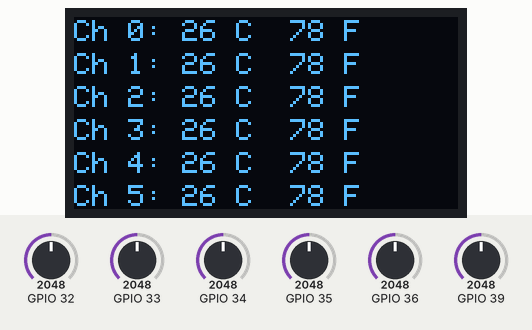
Recording of a sketch running on a simulated ESP32. Parts: 128×64 one-colour display. The test bench sets the inputs (shaded band); at power-on: GPIO 32 = 2048, GPIO 33 = 2048, GPIO 34 = 2048, GPIO 35 = 2048, GPIO 36 = 2048, GPIO 39 = 2048. WiFi joins after 1.5 s; servers stay silent unless stated; what the sketch prints to the serial monitor is not drawn.

Above: at 10.8 s.
10.9 s: GPIO 32 set to 2866
At 12.2 s:
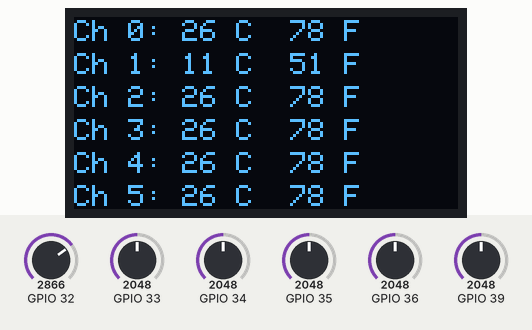
13.3 s: GPIO 33 set to 2866
At 15.6 s:
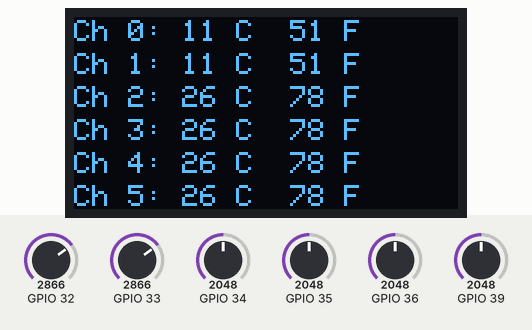
16.3 s: GPIO 34 set to 2866
At 19.0 s:
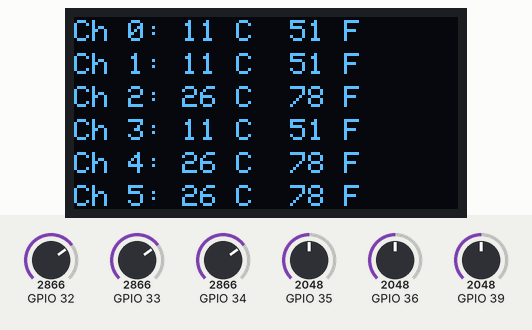
19.3 s: GPIO 35 set to 2866
At 22.0 s:
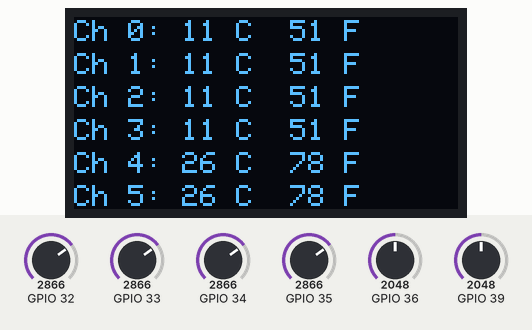
22.3 s: GPIO 36 set to 2866
At 23.5 s:
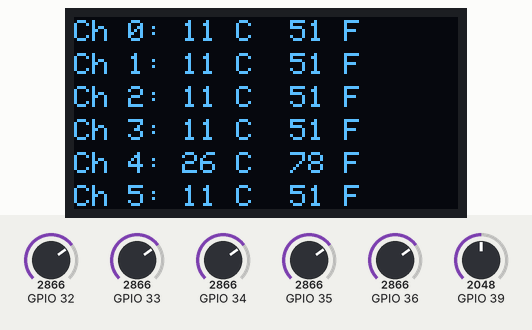
24.2 s: GPIO 39 set to 2866
At 26.8 s:
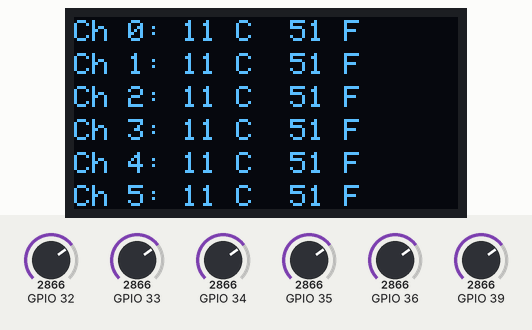
Timing chart, 0 to 28.2 s (numbered marks = the images above; inputs shaded):
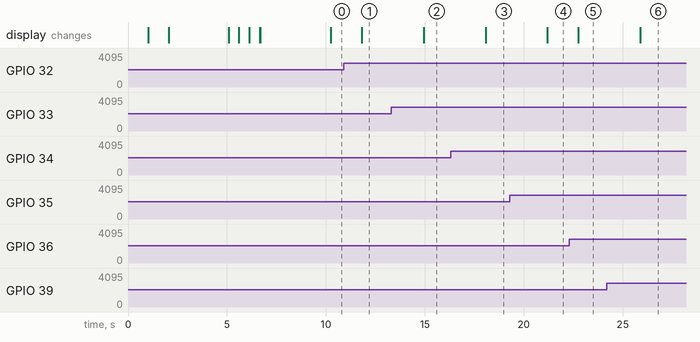

The sketch:

ESP-BBQ.ino
```cpp
// Include libraries
#include <WiFi.h>
#include <ESPAsyncWebServer.h>
#include <SPI.h>
#include <Wire.h>
#include <Adafruit_GFX.h>
#include <Adafruit_SH110X.h>

// OLED information
#define I2C_ADDRESS 0x3C
#define SCREEN_WIDTH 128
#define SCREEN_HEIGHT 64
#define OLED_RESET -1
Adafruit_SH1106G display = Adafruit_SH1106G(SCREEN_WIDTH, SCREEN_HEIGHT, &Wire, OLED_RESET);

// Number of ADC samples for temperature calculation
const int samples = 50;

// Define input channels
#define CH0_INPUT 33
#define CH1_INPUT 32
#define CH2_INPUT 35
#define CH3_INPUT 34
#define CH4_INPUT 39
#define CH5_INPUT 36

// Define resistor and steinhart values
float RESISTOR = 99700;
float STEINHART_A = 0.5508197510e-3;
float STEINHART_B = 2.381337093e-4;
float STEINHART_C = 0.3546777196e-7;

// String temperature variables
String cal_temp_ch0_F = "";
String cal_temp_ch1_F = "";
String cal_temp_ch2_F = "";
String cal_temp_ch3_F = "";
String cal_temp_ch4_F = "";
String cal_temp_ch5_F = "";

// Splash screen logo bitmap, 128x64px
const unsigned char splash_bitmap [] PROGMEM = {
0x00, 0x00, 0x00, 0x00, 0x00, 0x00, 0x00, 0x00, 0x00, 0x00, 0x00, 0x00, 0x00, 0x00, 0x00, 0x00,
0x00, 0x00, 0x00, 0x00, 0x00, 0x00, 0x00, 0x00, 0x00, 0x00, 0x00, 0x00, 0x00, 0x00, 0x00, 0x00,
0x00, 0x00, 0x00, 0x00, 0x00, 0x00, 0x00, 0x00, 0x00, 0x00, 0x00, 0x00, 0x00, 0x20, 0x00, 0x00,
0x00, 0x00, 0x00, 0x00, 0x00, 0x00, 0x00, 0x00, 0x00, 0x00, 0x00, 0x00, 0x00, 0x20, 0x00, 0x00,
0x00, 0x00, 0x00, 0x00, 0x00, 0x00, 0x00, 0x00, 0x00, 0x00, 0x00, 0x00, 0x00, 0xf8, 0x00, 0x00,
0x00, 0x00, 0x00, 0x00, 0x00, 0x00, 0x00, 0x00, 0x00, 0x00, 0x00, 0x00, 0x0f, 0xff, 0x80, 0x00,
0x00, 0x00, 0x00, 0x00, 0x00, 0x00, 0x00, 0x00, 0x00, 0x00, 0x00, 0x00, 0x1f, 0x07, 0xc0, 0x00,
0x00, 0x00, 0x00, 0x00, 0x00, 0x00, 0x00, 0x00, 0x00, 0x00, 0x00, 0x00, 0x38, 0x00, 0xe0, 0x00,
0x00, 0x00, 0x00, 0x00, 0x00, 0x00, 0x00, 0x00, 0x00, 0x00, 0x00, 0x00, 0x70, 0x00, 0x70, 0x00,
0x00, 0x00, 0x00, 0x00, 0x00, 0x00, 0x00, 0x00, 0x00, 0x00, 0x00, 0x00, 0xe0, 0x00, 0x38, 0x00,
0x00, 0x00, 0x00, 0x00, 0x00, 0x00, 0x00, 0x00, 0x00, 0x00, 0x00, 0x00, 0xc0, 0x00, 0x18, 0x00,
0x00, 0x00, 0x00, 0x00, 0x00, 0x00, 0x00, 0x00, 0x00, 0x00, 0x00, 0x00, 0xc0, 0x00, 0x18, 0x00,
0x00, 0x00, 0x00, 0x00, 0x00, 0x00, 0x00, 0x00, 0x00, 0x00, 0x00, 0x00, 0xff, 0xff, 0xf8, 0x00,
0x00, 0x00, 0x00, 0x00, 0x00, 0x00, 0x00, 0x00, 0x00, 0x00, 0x00, 0x00, 0xff, 0xff, 0xf8, 0x00,
0x00, 0x00, 0x00, 0x00, 0x00, 0x00, 0x00, 0x00, 0x00, 0x00, 0x00, 0x00, 0xc0, 0x00, 0x18, 0x00,
0x00, 0x00, 0x00, 0x00, 0x00, 0x00, 0x00, 0x00, 0x00, 0x00, 0x00, 0x00, 0xc0, 0x00, 0x18, 0x00,
0x00, 0x00, 0x00, 0x00, 0x00, 0x00, 0x00, 0x00, 0x00, 0x00, 0x00, 0x00, 0xcf, 0xff, 0x98, 0x00,
0x00, 0x00, 0x00, 0x00, 0x00, 0x00, 0x00, 0x00, 0x00, 0x00, 0x00, 0x00, 0xcf, 0xff, 0x98, 0x00,
0x00, 0x00, 0x00, 0x00, 0x00, 0x00, 0x00, 0x00, 0x00, 0x00, 0x00, 0x00, 0xcc, 0x01, 0x98, 0x00,
0x00, 0x00, 0x00, 0x00, 0x00, 0x00, 0x00, 0x00, 0x00, 0x00, 0x00, 0x00, 0xcc, 0x01, 0x98, 0x00,
0x00, 0x00, 0x00, 0x00, 0x00, 0x00, 0x00, 0x00, 0x00, 0x00, 0x00, 0x00, 0xcc, 0x01, 0x98, 0x00,
0x00, 0x60, 0x1b, 0x01, 0xfd, 0x81, 0xfc, 0xfe, 0x3f, 0x80, 0x00, 0x00, 0xcc, 0x01, 0x98, 0x00,
0x00, 0x60, 0x18, 0x01, 0x80, 0x01, 0x86, 0xc3, 0x60, 0xc0, 0x00, 0x00, 0xcf, 0xff, 0x98, 0x00,
0x00, 0x33, 0x30, 0x01, 0x80, 0x01, 0x86, 0xc3, 0x60, 0xc0, 0x00, 0x00, 0xcf, 0xff, 0x98, 0x00,
0x00, 0x33, 0x33, 0x01, 0x81, 0x81, 0x86, 0xc3, 0x60, 0xc0, 0x00, 0x00, 0xc0, 0x00, 0x18, 0x00,
0x00, 0x33, 0x33, 0x01, 0xf9, 0x81, 0xfc, 0xfe, 0x60, 0xc0, 0x00, 0x00, 0xc0, 0x00, 0x18, 0x00,
0x00, 0x1f, 0xe3, 0x3d, 0x81, 0x81, 0x86, 0xc3, 0x60, 0xc0, 0x00, 0x00, 0xc0, 0x00, 0x18, 0x00,
0x00, 0x1f, 0xe3, 0x01, 0x81, 0x81, 0x86, 0xc3, 0x63, 0xc0, 0x00, 0x00, 0xc0, 0x00, 0x18, 0x00,
0x00, 0x0c, 0xc3, 0x01, 0x81, 0x81, 0x86, 0xc3, 0x61, 0xc0, 0x00, 0x00, 0xc0, 0x00, 0x18, 0x00,
0x00, 0x0c, 0xc3, 0x01, 0x81, 0x81, 0xfc, 0xfe, 0x3f, 0x80, 0x00, 0x00, 0xcf, 0xff, 0x98, 0x00,
0x00, 0x00, 0x00, 0x00, 0x00, 0x00, 0x00, 0x00, 0x00, 0xc0, 0x00, 0x00, 0xcf, 0xff, 0x98, 0x00,
0x00, 0x00, 0x00, 0x00, 0x00, 0x00, 0x00, 0x00, 0x00, 0x00, 0x00, 0x00, 0xcc, 0x01, 0x98, 0x00,
0x00, 0x00, 0x00, 0x00, 0x00, 0x00, 0x00, 0x00, 0x00, 0x00, 0x00, 0x00, 0xcc, 0x01, 0x98, 0x00,
0x00, 0x00, 0x00, 0x00, 0x00, 0x00, 0x00, 0x00, 0x00, 0x00, 0x00, 0x00, 0xcc, 0x01, 0x98, 0x00,
0x00, 0x7f, 0xb0, 0x00, 0x00, 0x00, 0x00, 0x00, 0x00, 0x00, 0x00, 0x00, 0xcc, 0x01, 0x98, 0x00,
0x00, 0x0c, 0x30, 0x00, 0x00, 0x00, 0x00, 0x00, 0x00, 0x30, 0x00, 0x00, 0xcf, 0xff, 0x98, 0x00,
0x00, 0x0c, 0x30, 0x00, 0x00, 0x00, 0x00, 0x00, 0x00, 0x30, 0x00, 0x00, 0xcf, 0xff, 0x98, 0x00,
0x00, 0x0c, 0x3f, 0x1e, 0x7b, 0xfe, 0x3c, 0xff, 0x8f, 0x39, 0xe7, 0x80, 0xc0, 0x00, 0x18, 0x00,
0x00, 0x0c, 0x39, 0xb3, 0x63, 0x33, 0x66, 0xcc, 0xd9, 0xb3, 0x36, 0x00, 0xc0, 0x00, 0x18, 0x00,
0x00, 0x0c, 0x31, 0xbf, 0x63, 0x33, 0x66, 0xcc, 0xdf, 0xb3, 0xf6, 0x00, 0xff, 0xff, 0xf8, 0x00,
0x00, 0x0c, 0x31, 0xb0, 0x63, 0x33, 0x66, 0xcc, 0xd8, 0x33, 0x06, 0x00, 0xff, 0xff, 0xf8, 0x00,
0x00, 0x0c, 0x31, 0xb3, 0x63, 0x33, 0x66, 0xcc, 0xd9, 0xb3, 0x36, 0x00, 0xc0, 0x00, 0x18, 0x00,
0x00, 0x0c, 0x31, 0x9e, 0x63, 0x33, 0x3c, 0xcc, 0xcf, 0x19, 0xe6, 0x00, 0xc0, 0x00, 0x18, 0x00,
0x00, 0x00, 0x00, 0x00, 0x00, 0x00, 0x00, 0x00, 0x00, 0x00, 0x00, 0x00, 0xe0, 0x00, 0x38, 0x00,
0x00, 0x00, 0x00, 0x00, 0x00, 0x00, 0x00, 0x00, 0x00, 0x00, 0x00, 0x00, 0x70, 0x00, 0x70, 0x00,
0x00, 0x00, 0x00, 0x00, 0x00, 0x00, 0x00, 0x00, 0x00, 0x00, 0x00, 0x00, 0x38, 0x00, 0xe0, 0x00,
0x00, 0x00, 0x00, 0x00, 0x00, 0x00, 0x00, 0x00, 0x00, 0x00, 0x00, 0x00, 0x1f, 0x07, 0xc0, 0x00,
0x00, 0x00, 0x00, 0x00, 0x00, 0x00, 0x00, 0x00, 0x00, 0x00, 0x00, 0x00, 0x1f, 0xff, 0xc0, 0x00,
0x00, 0x00, 0x00, 0x00, 0x00, 0x00, 0x00, 0x00, 0x00, 0x00, 0x00, 0x00, 0x30, 0xf8, 0x60, 0x00,
0x00, 0x00, 0x00, 0x00, 0x00, 0x00, 0x00, 0x00, 0x00, 0x00, 0x00, 0x00, 0x30, 0x00, 0x60, 0x00,
0x00, 0x00, 0x00, 0x00, 0x00, 0x00, 0x00, 0x00, 0x00, 0x00, 0x00, 0x00, 0x30, 0x00, 0x60, 0x00,
0x00, 0x00, 0x00, 0x00, 0x00, 0x00, 0x00, 0x00, 0x00, 0x00, 0x00, 0x00, 0x30, 0x00, 0x60, 0x00,
0x00, 0x00, 0x00, 0x00, 0x00, 0x00, 0x00, 0x00, 0x00, 0x00, 0x00, 0x00, 0x60, 0x00, 0x30, 0x00,
0x00, 0x00, 0x00, 0x00, 0x00, 0x00, 0x00, 0x00, 0x00, 0x00, 0x00, 0x00, 0x60, 0x00, 0x30, 0x00,
0x00, 0x00, 0x00, 0x00, 0x00, 0x00, 0x00, 0x00, 0x00, 0x00, 0x00, 0x00, 0xc0, 0x00, 0x18, 0x00,
0x00, 0x00, 0x00, 0x00, 0x00, 0x00, 0x00, 0x00, 0x00, 0x00, 0x00, 0x00, 0xc0, 0x00, 0x18, 0x00,
0x00, 0x00, 0x00, 0x00, 0x00, 0x00, 0x00, 0x00, 0x00, 0x00, 0x00, 0x00, 0xc0, 0x00, 0x18, 0x00,
0x00, 0x00, 0x00, 0x00, 0x00, 0x00, 0x00, 0x00, 0x00, 0x00, 0x00, 0x00, 0xc0, 0x00, 0x18, 0x00,
0x00, 0x00, 0x00, 0x00, 0x00, 0x00, 0x00, 0x00, 0x00, 0x00, 0x00, 0x00, 0xc0, 0x00, 0x18, 0x00,
0x00, 0x00, 0x00, 0x00, 0x00, 0x00, 0x00, 0x00, 0x00, 0x00, 0x00, 0x01, 0xc0, 0x00, 0x1c, 0x00,
0x00, 0x00, 0x00, 0x00, 0x00, 0x00, 0x00, 0x00, 0x00, 0x00, 0x00, 0x01, 0x80, 0x00, 0x0c, 0x00,
0x00, 0x00, 0x00, 0x00, 0x00, 0x00, 0x00, 0x00, 0x00, 0x00, 0x00, 0x01, 0x00, 0x00, 0x04, 0x00,
0x00, 0x00, 0x00, 0x00, 0x00, 0x00, 0x00, 0x00, 0x00, 0x00, 0x00, 0x00, 0x00, 0x00, 0x00, 0x00,
0x00, 0x00, 0x00, 0x00, 0x00, 0x00, 0x00, 0x00, 0x00, 0x00, 0x00, 0x00, 0x00, 0x00, 0x00, 0x00
};

// WiFi information.
const char* ssid = "Replace with SSID";
const char* password = "Replace with password";
AsyncWebServer server(80);

// Functions
double analogReadAverage(int channel_pin) {
  int i;
  int maxValue = 0;
  int minValue = 5000;
  double sumValue = 0;
  double result;
  int reading;
  for (i = 0; i < 8; i++) {
    reading = analogRead(channel_pin);
    sumValue += (double)reading;
    if (reading > maxValue) maxValue = reading;
    if (reading < minValue) minValue = reading;
  }
  result = (sumValue - (double)maxValue - (double)minValue) / 6;
  return result;
}

double calculateResistance(int channel_pin) {
  double resistanceNTC = 0;
  int x;
  for (x = 0; x < samples; x++) {
    resistanceNTC += analogReadAverage(channel_pin);
  }
  resistanceNTC /= samples;
  resistanceNTC = (float)(RESISTOR * resistanceNTC) / (4095 - resistanceNTC);
  return resistanceNTC;
}

String calTempF(int channel_pin) {
  float R = calculateResistance(channel_pin);
  float temp_K = 1.0 / (STEINHART_A + (STEINHART_B * log(R)) + (STEINHART_C * pow(log(R), 3.0)));
  float temp_C = round(temp_K - 273.15);
  int cal_temp_C = round(4.95152 + 0.7959 * temp_C);
  if (cal_temp_C < -100) {
    String cal_temp_F = "No probe connected";
    return String(cal_temp_F);
  } else {
    String cal_temp_F = String(round(cal_temp_C * 9 / 5 + 32));
    return String(cal_temp_F);
  }
}

// html code
const char index_html[] PROGMEM = R"rawliteral(
<!DOCTYPE HTML><html>
<head>
  <meta name="viewport" content="width=device-width, initial-scale=1">
  <link rel="stylesheet" href="https://use.fontawesome.com/releases/v5.7.2/css/all.css" integrity="sha384-fnmOCqbTlWIlj8LyTjo7mOUStjsKC4pOpQbqyi7RrhN7udi9RwhKkMHpvLbHG9Sr" crossorigin="anonymous">
  <style>
    html {
     font-family: Arial;
     display: inline-block;
     margin: 15px auto;
     text-align: center;
    }
  </style>
</head>
<body>
  <h1>Smoker Temperature</h1>
  <table style="width: 80.1867; border-collapse: collapse; margin-left: auto; margin-right: auto;" border="0">
  <tbody>
    <tr>
    <td><strong>Channel 0&nbsp;&nbsp;&nbsp;&nbsp;&nbsp;&nbsp;&nbsp;&nbsp;&nbsp;&nbsp;&nbsp;&nbsp;</strong></td>
    <td id="ch0tempf" style="text-align:right;">%CH0TEMPF%</td>
    <td>&nbsp;&nbsp;&deg;F</td>
    </tr>
    <tr>
    <td><strong>Channel 1&nbsp;&nbsp;&nbsp;&nbsp;&nbsp;&nbsp;&nbsp;&nbsp;&nbsp;&nbsp;&nbsp;&nbsp;</strong></td>
    <td id="ch1tempf" style="text-align:right;">%CH1TEMPF%</td>
    <td>&nbsp;&nbsp;&deg;F</td>
    </tr>
    <tr>
    <td><strong>Channel 2&nbsp;&nbsp;&nbsp;&nbsp;&nbsp;&nbsp;&nbsp;&nbsp;&nbsp;&nbsp;&nbsp;&nbsp;</strong></td>
    <td id="ch2tempf" style="text-align:right;">%CH2TEMPF%</td>
    <td>&nbsp;&nbsp;&deg;F</td>
    </tr>
    <tr>
    <td><strong>Channel 3&nbsp;&nbsp;&nbsp;&nbsp;&nbsp;&nbsp;&nbsp;&nbsp;&nbsp;&nbsp;&nbsp;&nbsp;</strong></td>
    <td id="ch3tempf" style="text-align:right;">%CH3TEMPF%</td>
    <td>&nbsp;&nbsp;&deg;F</td>
    </tr>
    <tr>
    <td><strong>Channel 4&nbsp;&nbsp;&nbsp;&nbsp;&nbsp;&nbsp;&nbsp;&nbsp;&nbsp;&nbsp;&nbsp;&nbsp;</strong></td>
    <td id="ch4tempf" style="text-align:right;">%CH4TEMPF%</td>
    <td>&nbsp;&nbsp;&deg;F</td>
    </tr>
    <tr>
    <td><strong>Channel 5&nbsp;&nbsp;&nbsp;&nbsp;&nbsp;&nbsp;&nbsp;&nbsp;&nbsp;&nbsp;&nbsp;&nbsp;</strong></td>
    <td id="ch5tempf" style="text-align:right;">%CH5TEMPF%</td>
    <td>&nbsp;&nbsp;&deg;F</td>
    </tr>
  </tbody>
  </table>
</body>
<script>
setInterval(function ( ) {
  var xhttp = new XMLHttpRequest();
  xhttp.onreadystatechange = function() {
    if (this.readyState == 4 && this.status == 200) {
      document.getElementById("ch0tempf").innerHTML = this.responseText;
    }
  };
  xhttp.open("GET", "/ch0tempf", true);
  xhttp.send();
}, 1000) ;
setInterval(function ( ) {
  var xhttp = new XMLHttpRequest();
  xhttp.onreadystatechange = function() {
    if (this.readyState == 4 && this.status == 200) {
      document.getElementById("ch1tempf").innerHTML = this.responseText;
    }
  };
  xhttp.open("GET", "/ch1tempf", true);
  xhttp.send();
}, 1000) ;
setInterval(function ( ) {
  var xhttp = new XMLHttpRequest();
  xhttp.onreadystatechange = function() {
    if (this.readyState == 4 && this.status == 200) {
      document.getElementById("ch2tempf").innerHTML = this.responseText;
    }
  };
  xhttp.open("GET", "/ch2tempf", true);
  xhttp.send();
}, 1000) ;
setInterval(function ( ) {
  var xhttp = new XMLHttpRequest();
  xhttp.onreadystatechange = function() {
    if (this.readyState == 4 && this.status == 200) {
      document.getElementById("ch3tempf").innerHTML = this.responseText;
    }
  };
  xhttp.open("GET", "/ch3tempf", true);
  xhttp.send();
}, 1000) ;
setInterval(function ( ) {
  var xhttp = new XMLHttpRequest();
  xhttp.onreadystatechange = function() {
    if (this.readyState == 4 && this.status == 200) {
      document.getElementById("ch4tempf").innerHTML = this.responseText;
    }
  };
  xhttp.open("GET", "/ch4tempf", true);
  xhttp.send();
}, 1000) ;
setInterval(function ( ) {
  var xhttp = new XMLHttpRequest();
  xhttp.onreadystatechange = function() {
    if (this.readyState == 4 && this.status == 200) {
      document.getElementById("ch5tempf").innerHTML = this.responseText;
    }
  };
  xhttp.open("GET", "/ch5tempf", true);
  xhttp.send();
}, 1000) ;
</script>
</html>)rawliteral";

// Replace html placeholders
String processor(const String& var){
  //Serial.println(var);
  if (var == "CH0TEMPF"){
    return cal_temp_ch0_F;
  }
  else if (var == "CH1TEMPF"){
    return cal_temp_ch1_F;
  }
  else if (var == "CH2TEMPF") {
    return cal_temp_ch2_F;
  }
  else if (var == "CH3TEMPF") {
    return cal_temp_ch3_F;
  }
  else if (var == "CH4TEMPF") {
    return cal_temp_ch4_F;
  }
  else if (var == "CH5TEMPF") {
    return cal_temp_ch5_F;
  }
  return String();
}

void setup() {
  Serial.begin(115200);
  delay(1000);
  analogSetAttenuation(ADC_11db);
  display.begin(I2C_ADDRESS, true);
  delay(1000);
  display.clearDisplay();
  display.drawBitmap(0, 0, splash_bitmap, 128, 64, SH110X_WHITE);
  display.display();
  delay(3000);
  display.clearDisplay();
  display.setTextSize(1);
  display.setTextColor(SH110X_WHITE);
  display.setCursor(0, 0);
  WiFi.begin(ssid, password);
  Serial.println("Connecting to WiFi");
  display.println("Connecting to WiFi");
  display.display();
  while (WiFi.status() != WL_CONNECTED) {
    delay(500);
    Serial.print(".");
    display.print(".");
    display.display();
  }
  Serial.println();
  display.clearDisplay();
  display.setCursor(0, 0);
  Serial.println(WiFi.localIP());
  display.println("Available at");
  display.println();
  display.println(WiFi.localIP());
  display.display();
  delay(3000);

  // Route for root / web page
  server.on("/", HTTP_GET, [](AsyncWebServerRequest *request){
    request->send_P(200, "text/html", index_html, processor);
  });
  server.on("/ch0tempf", HTTP_GET, [](AsyncWebServerRequest *request){
    request->send_P(200, "text/plain", calTempF(CH0_INPUT).c_str());
  });
  server.on("/ch1tempf", HTTP_GET, [](AsyncWebServerRequest *request){
    request->send_P(200, "text/plain", calTempF(CH1_INPUT).c_str());
  });
  server.on("/ch2tempf", HTTP_GET, [](AsyncWebServerRequest *request){
    request->send_P(200, "text/plain", calTempF(CH2_INPUT).c_str());
  });
  server.on("/ch3tempf", HTTP_GET, [](AsyncWebServerRequest *request){
    request->send_P(200, "text/plain", calTempF(CH3_INPUT).c_str());
  });
  server.on("/ch4tempf", HTTP_GET, [](AsyncWebServerRequest *request){
    request->send_P(200, "text/plain", calTempF(CH4_INPUT).c_str());
  });
  server.on("/ch5tempf", HTTP_GET, [](AsyncWebServerRequest *request){
    request->send_P(200, "text/plain", calTempF(CH5_INPUT).c_str());
  });

  // Start server
  server.begin();
}

void loop() {
  // Clear display and set cursor for printing data
  display.clearDisplay();
  display.setCursor(0, 1);

  // Calculate thermistor resistances.
  float r_ch_0 = calculateResistance(CH0_INPUT);
  float r_ch_1 = calculateResistance(CH1_INPUT);
  float r_ch_2 = calculateResistance(CH2_INPUT);
  float r_ch_3 = calculateResistance(CH3_INPUT);
  float r_ch_4 = calculateResistance(CH4_INPUT);
  float r_ch_5 = calculateResistance(CH5_INPUT);

  // Calculate temperatures in K using Steinhart-Hart
  float temp_k_ch_0 = 1.0 / (STEINHART_A + (STEINHART_B * log(r_ch_0)) + (STEINHART_C * pow(log(r_ch_0), 3.0)));
  float temp_k_ch_1 = 1.0 / (STEINHART_A + (STEINHART_B * log(r_ch_1)) + (STEINHART_C * pow(log(r_ch_1), 3.0)));
  float temp_k_ch_2 = 1.0 / (STEINHART_A + (STEINHART_B * log(r_ch_2)) + (STEINHART_C * pow(log(r_ch_2), 3.0)));
  float temp_k_ch_3 = 1.0 / (STEINHART_A + (STEINHART_B * log(r_ch_3)) + (STEINHART_C * pow(log(r_ch_3), 3.0)));
  float temp_k_ch_4 = 1.0 / (STEINHART_A + (STEINHART_B * log(r_ch_4)) + (STEINHART_C * pow(log(r_ch_4), 3.0)));
  float temp_k_ch_5 = 1.0 / (STEINHART_A + (STEINHART_B * log(r_ch_5)) + (STEINHART_C * pow(log(r_ch_5), 3.0)));

  // Convert to C and correct using calibration curve
  float temp_ch_0 = round(temp_k_ch_0 - 273.15);
  float temp_ch_1 = round(temp_k_ch_1 - 273.15);
  float temp_ch_2 = round(temp_k_ch_2 - 273.15);
  float temp_ch_3 = round(temp_k_ch_3 - 273.15);
  float temp_ch_4 = round(temp_k_ch_4 - 273.15);
  float temp_ch_5 = round(temp_k_ch_5 - 273.15);
  int cal_temp_ch_0 = round(4.95152 + 0.7959 * temp_ch_0);
  int cal_temp_ch_1 = round(4.95152 + 0.7959 * temp_ch_1);
  int cal_temp_ch_2 = round(4.95152 + 0.7959 * temp_ch_2);
  int cal_temp_ch_3 = round(4.95152 + 0.7959 * temp_ch_3);
  int cal_temp_ch_4 = round(4.95152 + 0.7959 * temp_ch_4);
  int cal_temp_ch_5 = round(4.95152 + 0.7959 * temp_ch_5);
  int cal_temp_ch_0_F_OLED = round(cal_temp_ch_0 * 9 / 5 + 32);
  int cal_temp_ch_1_F_OLED = round(cal_temp_ch_1 * 9 / 5 + 32);
  int cal_temp_ch_2_F_OLED = round(cal_temp_ch_2 * 9 / 5 + 32);
  int cal_temp_ch_3_F_OLED = round(cal_temp_ch_3 * 9 / 5 + 32);
  int cal_temp_ch_4_F_OLED = round(cal_temp_ch_4 * 9 / 5 + 32);
  int cal_temp_ch_5_F_OLED = round(cal_temp_ch_5 * 9 / 5 + 32);

  String cal_temp_ch_0_F = calTempF(CH0_INPUT);
  String cal_temp_ch_1_F = calTempF(CH1_INPUT);
  String cal_temp_ch_2_F = calTempF(CH2_INPUT);
  String cal_temp_ch_3_F = calTempF(CH3_INPUT);
  String cal_temp_ch_4_F = calTempF(CH4_INPUT);
  String cal_temp_ch_5_F = calTempF(CH5_INPUT);

  // Print temperature on OLED display
  if (cal_temp_ch_0 < -200) {
    display.println("Ch 0: No probe");
  } else {
    display.println((String) "Ch 0: " + cal_temp_ch_0 + " C  " + cal_temp_ch_0_F_OLED + " F");
  }
  display.setCursor(0, 12);
  if (cal_temp_ch_1 < -200) {
    display.println("Ch 1: No probe");
  } else {
    display.println((String) "Ch 1: " + cal_temp_ch_1 + " C  " + cal_temp_ch_1_F_OLED + " F");
  }
  display.setCursor(0, 23);
  if (cal_temp_ch_2 < -200) {
    display.println("Ch 2: No probe");
  } else {
    display.println((String) "Ch 2: " + cal_temp_ch_2 + " C  " + cal_temp_ch_2_F_OLED + " F");
  }
  display.setCursor(0, 34);
  if (cal_temp_ch_3 < -200) {
    display.println("Ch 3: No probe");
  } else {
    display.println((String) "Ch 3: " + cal_temp_ch_3 + " C  " + cal_temp_ch_3_F_OLED + " F");
  }
  display.setCursor(0, 45);
  if (cal_temp_ch_4 < -200) {
    display.println("Ch 4: No probe");
  } else {
    display.println((String) "Ch 4: " + cal_temp_ch_4 + " C  " + cal_temp_ch_4_F_OLED + " F");
  }
  display.setCursor(0, 56);
  if (cal_temp_ch_5 < -200) {
    display.println("Ch 5: No probe");
  } else {
    display.println((String) "Ch 5: " + cal_temp_ch_5 + " C  " + cal_temp_ch_5_F_OLED + " F");
  }
  display.display();

  delay(1000);
}
```

Measured:
- after the input at 10.9 s, the display: changes after 0.91 s (image 1)
- after the input at 13.3 s, the display: changes after 1.6 s (image 2)
- after the input at 16.3 s, the display: changes after 1.8 s (image 3)
- after the input at 19.3 s, the display: changes after 1.9 s (image 4)
- after the input at 22.3 s, the display: changes after 0.46 s (image 5)
- after the input at 24.2 s, the display: changes after 1.7 s (image 6)
